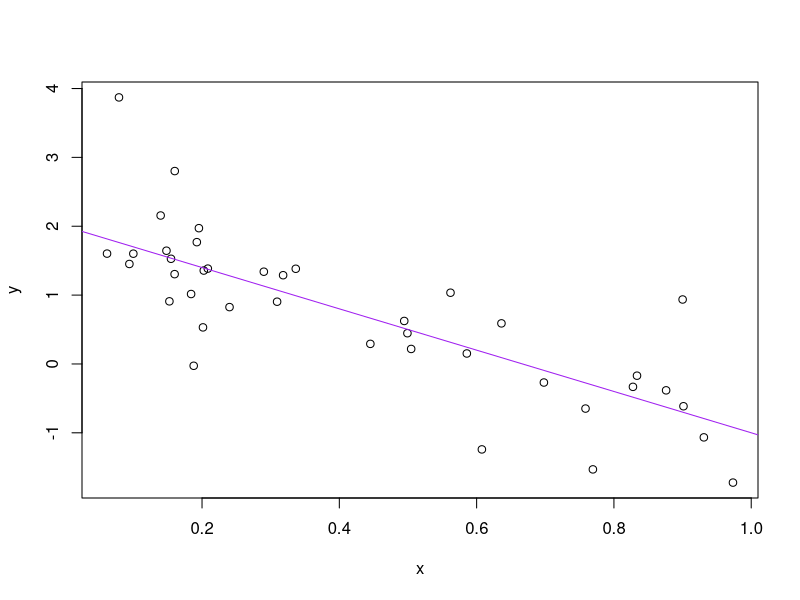

The R script that drew this image:
# exercise 6

a <- 2
b <- -3
sig_sq <- 0.5
x <- runif(40)
y <- a + b * x + rnorm(40, sd = sqrt(sig_sq))
(avg_x <- mean(x))

write(avg_x, "avg_x.txt")
plot(x, y)
abline(a, b, col = "purple")

dev.print(pdf, "toy_line_plot.pdf")